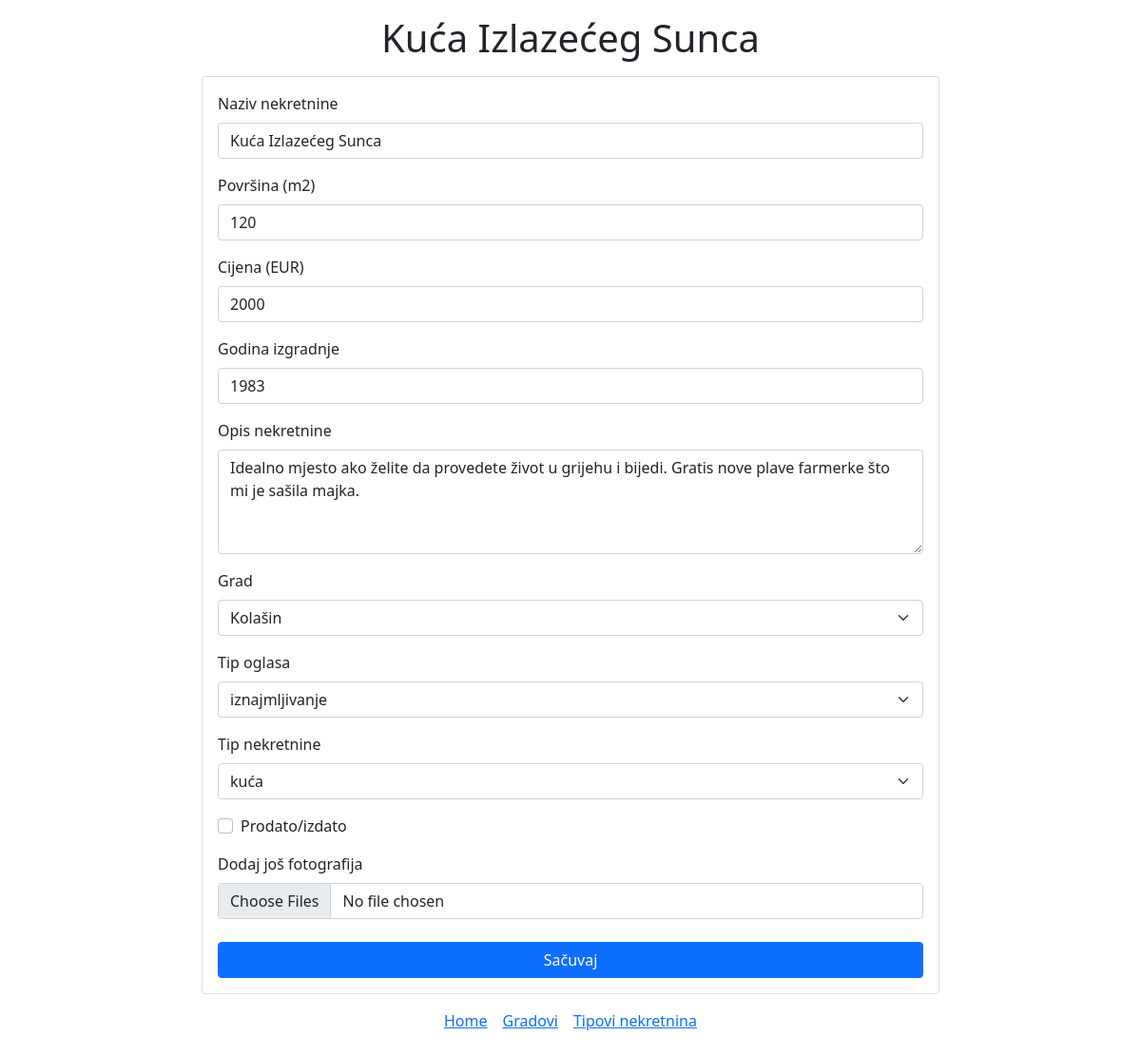
Page /izmijeni.php?id=3 on the committed database.
### tables this page shows
CREATE TABLE `nekretnine` (
  `id` int(11) NOT NULL,
  `naziv` varchar(255) NOT NULL,
  `povrsina` smallint(5) UNSIGNED NOT NULL,
  `cijena` int(10) UNSIGNED NOT NULL,
  `godina_izgradnje` smallint(5) UNSIGNED NOT NULL,
  `opis` text DEFAULT NULL,
  `grad` int(11) NOT NULL,
  `tip_oglasa` int(11) NOT NULL,
  `tip_nekretnine` int(11) UNSIGNED NOT NULL,
  `status` tinyint(1) NOT NULL DEFAULT 0,
  `datum_prodaje` date DEFAULT NULL
);

### izmijeni.php (the view, shortened to what this page needs)
<?php
include 'db.php';
$id = intval($_GET['id']);
?>
<!DOCTYPE html>
<html lang="en">
<head>
  <link href="https://cdn.jsdelivr.net/npm/bootstrap@5.0.0-beta2/dist/css/bootstrap.min.css" rel="stylesheet">
  <link rel="stylesheet" href="https://cdn.jsdelivr.net/npm/bootstrap-icons@1.4.0/font/bootstrap-icons.css">
</head>
<body>
  <?php
  $query = "SELECT
      nekretnine.id as id,
      naziv,
      povrsina,
      cijena,
      godina_izgradnje,
      grad,
      opis,
      tip_oglasa,
      tip_nekretnine,
      status,
      datum_prodaje
    FROM nekretnine
    WHERE nekretnine.id = ?";
  $stmt = $db->prepare($query);
  $stmt->bind_param('i', $id);
  $stmt->execute();
  $stmt->store_result();
  $stmt->bind_result(
    $id,
    $naziv,
    $povrsina,
    $cijena,
    $godina_izgradnje,
    $grad,
    $opis,
    $tip_oglasa,
    $tip_nekretnine,
    $status,
    $datum_prodaje
  );
  ?>
  <div class="container mb-3 mt-3" style="max-width: 800px;">
    <h1 class="text-center"><?= $naziv ?> </h1>
    <div class="card mt-3">
      <div class="card-body">
        <form action="snimi_izmjenu.php" method="POST" enctype="multipart/form-data">
          <div class="mb-3">
            <label for="naziv_nekretnine" class="form-label">Naziv nekretnine</label>
            <input type="text" value="<?= $naziv ?>" name="naziv_nekretnine" class="form-control" id="naziv_nekretnine" />
          </div>
          <div class="mb-3">
            <label for="povrsina" class="form-label">Površina (m2)</label>
            <input type="text" value="<?= $povrsina ?>" name="povrsina" class="form-control" id="povrsina" />
          </div>
          <div class="mb-3">
            <label for="cijena" class="form-label">Cijena (EUR)</label>
            <input type="text" value="<?= $cijena ?>" name="cijena" class="form-control" id="cijena" />
          </div>
          <div class="mb-3">
            <label for="godina-izgradnje" class="form-label">
              Godina izgradnje
            </label>
            <input type="text" value="<?= $godina_izgradnje ?>" name="godina_izgradnje" class="form-control" id="godina-izgradnje" />
          </div>
          <div class="mb-3">
            <label for="opis" class="form-label">
              Opis nekretnine
            </label>
            <textarea type="text" name="opis" class="form-control" id="opis" rows="4" /><?= $opis ?></textarea>
          </div>
          <div class="mb-3">
            <label for="grad" class="form-label">
              Grad
            </label>
            <select name="grad" class="form-select" id="grad">
              <?php
              $query = "SELECT * FROM gradovi";
              $stmt = $db->prepare($query);
              $stmt->execute();
              $stmt->store_result();
              $stmt->bind_result($grad_id, $ime_grada);
              while ($stmt->fetch()) {
                $selected = $grad == $grad_id ? 'selected' : '';
                echo "<option value=\"$grad_id\" $selected>$ime_grada</option>";
              }
              ?>
            </select>
          </div>
          <div class="mb-3">
            <label for="tip-oglasa" class="form-label">
              Tip oglasa
            </label>
            <select name="tip_oglasa" class="form-select" id="tip-oglasa">
              <?php
              $query = "SELECT * FROM tipovi_oglasa";
              $stmt = $db->prepare($query);
              $stmt->execute();
              $stmt->store_result();
              $stmt->bind_result($tip_oglasa_id, $tip_oglasa_name);
              while ($stmt->fetch()) {
                $selected = $tip_oglasa == $tip_oglasa_id ? 'selected' : '';
                echo "<option value=\"$tip_oglasa_id\" $selected>
                  $tip_oglasa_name
                </option>";
              }
              ?>
            </select>
          </div>
          <div class="mb-3">
            <label for="tip-nekretnine" class="form-label">
              Tip nekretnine
            </label>
            <select name="tip_nekretnine" class="form-select" id="tip-nekretnine">
              <?php
              $query = "SELECT * FROM tipovi_nekretnina";
              $stmt = $db->prepare($query);
              $stmt->execute();
              $stmt->store_result();
              $stmt->bind_result($tip_nekretnine_id, $tip_nekretnine_ime);
              while ($stmt->fetch()) {
                $selected = $tip_nekretnine == $tip_nekretnine_id ? 'selected' : '';
                echo "<option value=\"$tip_nekretnine_id\" $selected>$tip_nekretnine_ime</option>";
              }
              ?>
            </select>
          </div>
          <div class="form-check mb-3">
            <?php
            $checked = $status == false ? '' : 'checked';
            ?>
            <input class="form-check-input" name="prodato-izdato" type="checkbox" value="checked" id="prodato-izdato" <?= $checked ?> />
            <label class="form-check-label" for="prodato-izdato">
              Prodato/izdato
            </label>
          </div>
          <div class="mb-4">
            <label for="photos" class="form-label">Dodaj još fotografija</label>
            <input type="file" name="photos[]" class="form-control" id="photos" multiple />
          </div>
          <button class="btn btn-primary w-100" type="submit">Sačuvaj</button>
        </form>
      </div>
    </div>
  </div>
  <footer>
    <div class="d-flex justify-content-center mb-4">
      <a href="index.php" class="me-3">Home</a>
      <a href="gradovi.php" class="me-3">Gradovi</a>
      <a href="tipovi_nekretnina.php">Tipovi nekretnina</a>
    </div>
  </footer>
</body>
</html>

### rows in the picture
nekretnine: naziv "Kuća Izlazećeg Sunca", naziv_nekretnine "Kuća Izlazećeg Sunca", povrsina "120", cijena "2000", godina_izgradnje "1983", opis "Idealno mjesto ako želite da provedete život u grijehu i bijedi. Gratis nove plave farmerke što mi je sašila majka."

### other values in the picture
form field grad "Kolašin"
form field tip_oglasa "iznajmljivanje"
form field tip_nekretnine "kuća"
